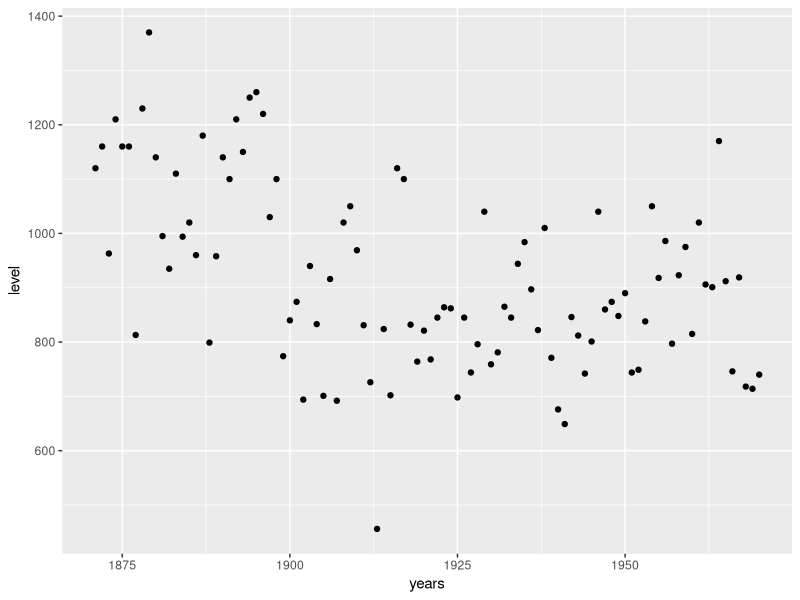
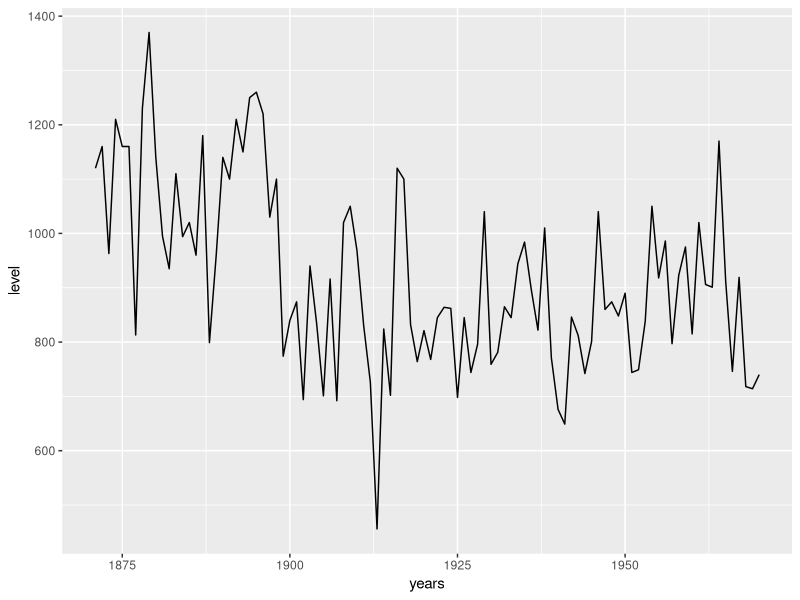
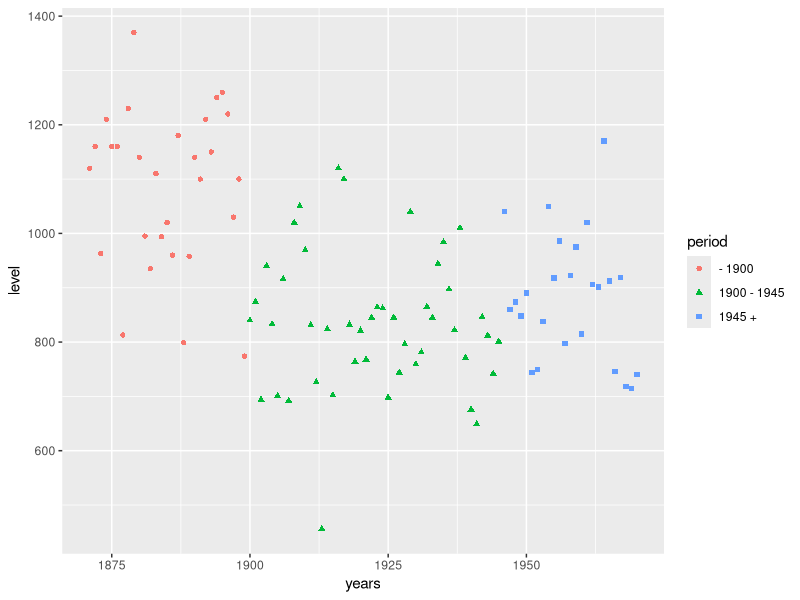
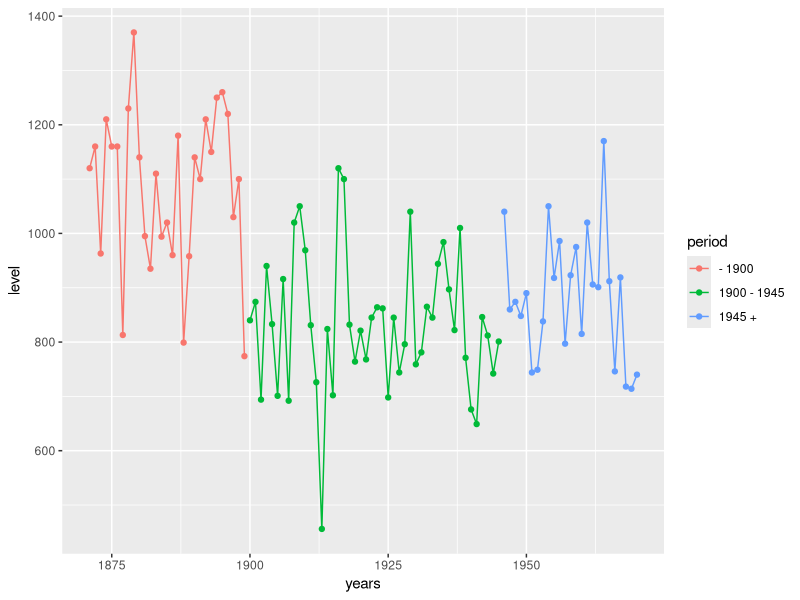
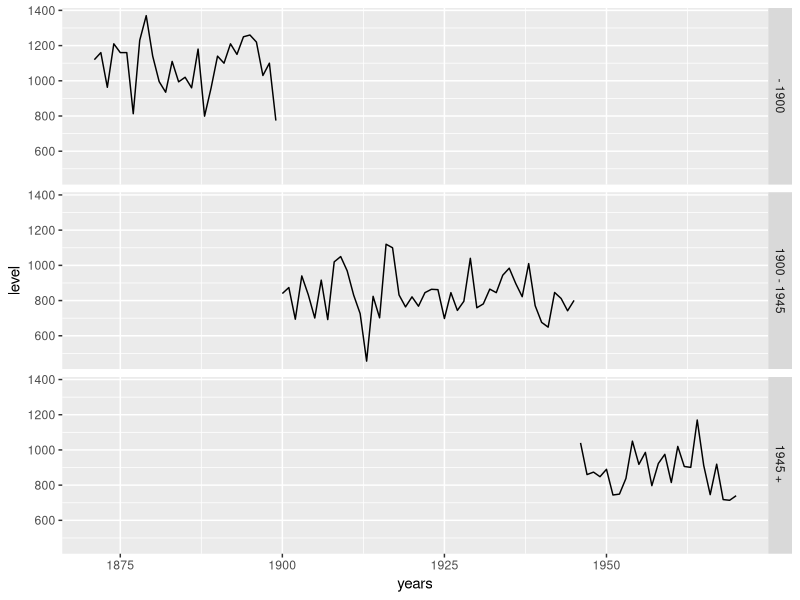
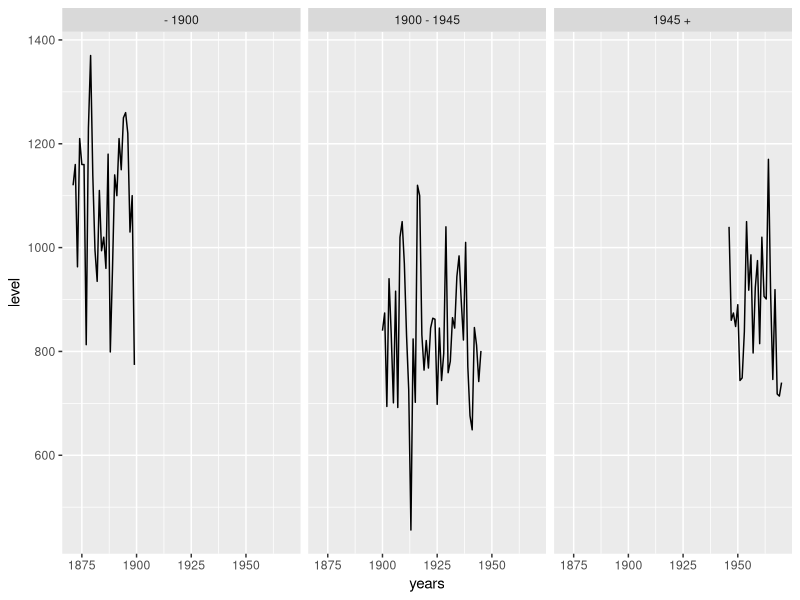
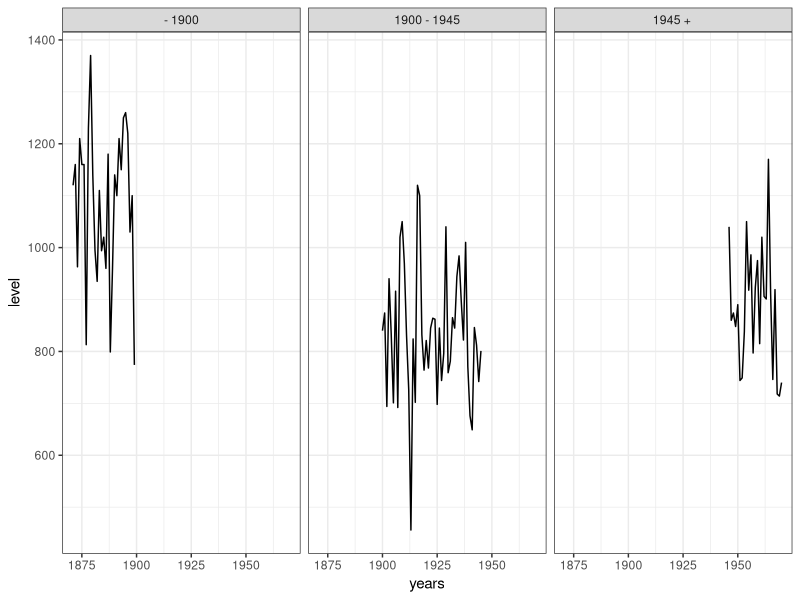
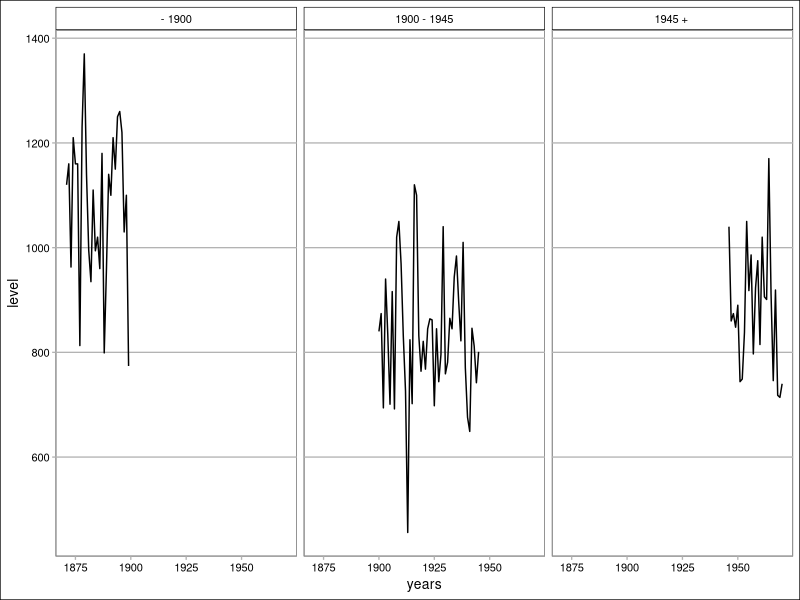

R code for these plots, in order:
## ---- chunk 1
knitr::opts_chunk$set(echo = FALSE)
## ---- chunk 2
library(ggplot2)
library(ggthemes)
data("Nile")
Nile <- as.data.frame(Nile) 
colnames(Nile) <- "level"
Nile$years <- 1871:1970
Nile$period <- "- 1900" 
Nile$period[Nile$years >= 1900] <- "1900 - 1945"
Nile$period[Nile$years > 1945] <- "1945 + " 
Nile$period <- as.factor(Nile$period)
## ---- chunk 3
ggplot(data = Nile) + 
  aes(x = years, y = level) + 
  geom_point()
## ---- chunk 4
ggplot(data = Nile) + 
  aes(x = years, y = level) + 
  geom_line()
## ---- chunk 5
ggplot(data = Nile) + 
  aes(x = years, y = level, color = period) + 
  geom_point(aes(shape = period))
## ---- chunk 6
ggplot(data = Nile) + 
  aes(x = years, y = level, color = period) + 
  geom_line() +
  geom_point()
## ---- chunk 7
ggplot(data = Nile) + 
  aes(x = years, y = level) + 
  facet_grid(period ~ .) + 
  geom_line()
## ---- chunk 8
p <- ggplot(data = Nile) + 
  aes(x = years, y = level) + 
  facet_grid(~ period) + 
  geom_line()
print(p)
## ---- chunk 9
p + theme_bw()
## ---- chunk 10
p + theme_calc()
## ---- chunk 11
p + theme_clean()
## ---- chunk 12
p + theme_minimal()
## ---- chunk 13
data("chickwts")
horsebean <- chickwts$weight[chickwts$feed == "horsebean"]
sunflower <- chickwts$weight[chickwts$feed == "sunflower"]

mean(horsebean)
mean(sunflower)
## ---- chunk 14
t.test(horsebean, alternative = "two.sided",
       mu = 150, conf.level = 0.95)
## ---- chunk 15
t.test(horsebean, sunflower,
       alternative = "two.sided",
       mu = 0, conf.level = 0.95)
## ---- chunk 16
library(MASS)
library(car)
data(Prestige)
## ---- chunk 17
mod1 <- lm(prestige ~ income + women + education, data=Prestige)
## ---- chunk 18
mod2 <- lm(prestige ~ income + women + education - 1, data=Prestige)
## ---- chunk 19
mod3 <- lm(prestige ~ income:women + education, data=Prestige)
